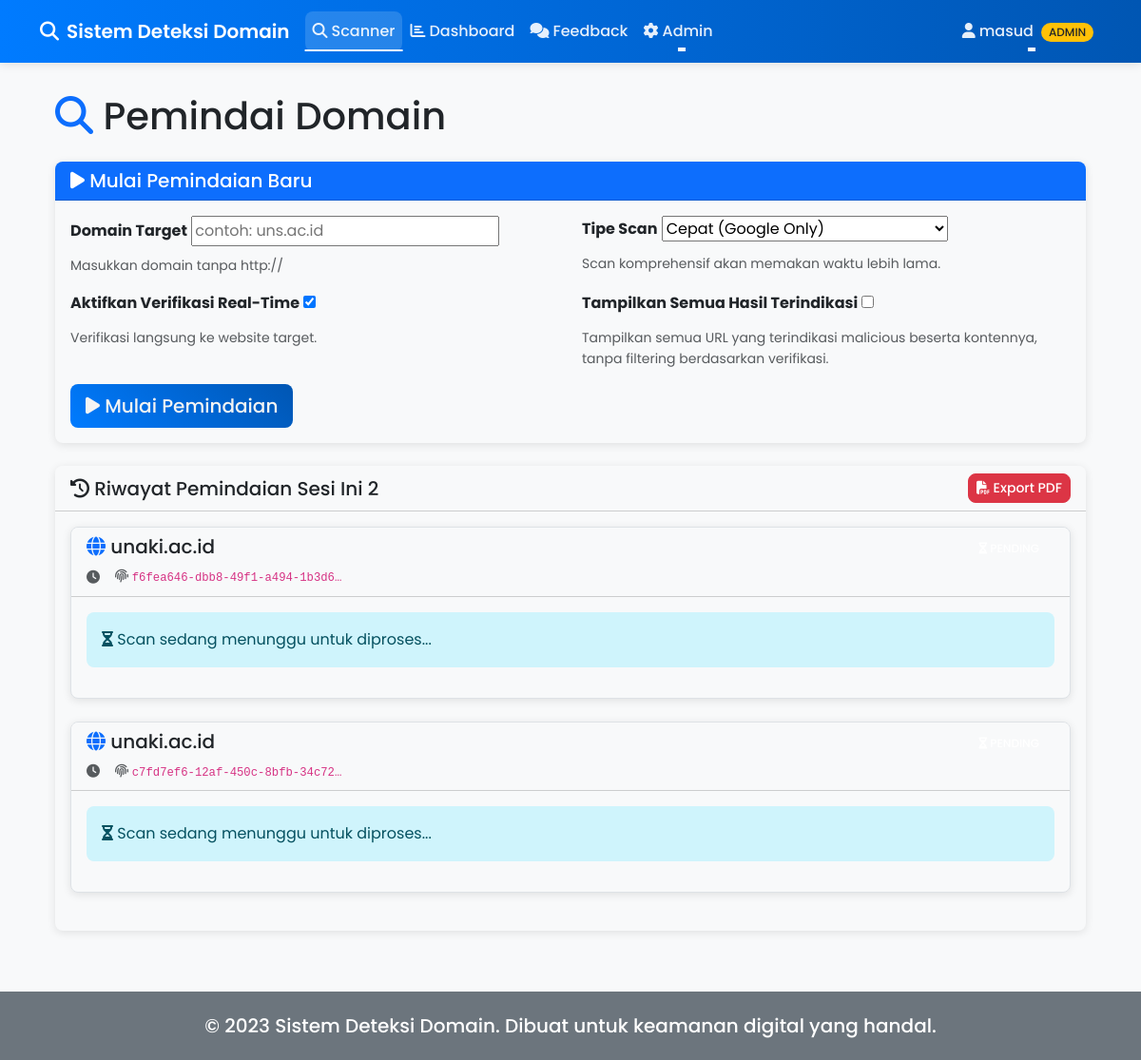
Page /scanner/scan/ (signed in) on the committed database.
### scanner/models.py (models this page shows, shortened)
class CustomUser(AbstractUser):
    ROLE_CHOICES = [
        ('user', 'User'),
        ('moderator', 'Moderator'),
        ('admin', 'Administrator'),
        ('superuser', 'Superuser'),
    ]
    organization_name = models.CharField(max_length=100, blank=True, null=True)
    user_api_key = models.CharField(max_length=255, blank=True, null=True, help_text="SerpApi key milik user/instansi (jika ada)")
    role = models.CharField(
        max_length=20,
        choices=ROLE_CHOICES,
        default='user',
        help_text='Role pengguna untuk kontrol akses'
    )
    is_premium = models.BooleanField(
        default=False,
        help_text='Apakah user memiliki akses premium (permanent storage)'
    )
    @property
    def is_admin(self):
        return self.role in ['admin', 'superuser'] or self.is_superuser

class ScanHistory(models.Model):
    STATUS_CHOICES = [
        ('PENDING', 'Pending'),
        ('PROCESSING', 'Processing'),
        ('COMPLETED', 'Completed'),
        ('FAILED', 'Failed'),
    ]
    scan_id = models.CharField(max_length=100, unique=True, help_text='Unique scan identifier')
    user = models.ForeignKey(
        settings.AUTH_USER_MODEL,
        on_delete=models.CASCADE,
        related_name='scan_histories'
    )
    domain = models.CharField(max_length=255, help_text='Target domain yang di-scan')
    status = models.CharField(
        max_length=20,
        choices=STATUS_CHOICES,
        default='PENDING'
    )
    scan_type = models.CharField(
        max_length=50,
        default='Cepat (Google Only)',
        help_text='Tipe scan yang dilakukan (Cepat/Komprehensif)'
    )
    ran_with_verification = models.BooleanField(
        default=True,
        help_text='Apakah scan dijalankan dengan verifikasi real-time'
    )
    showed_all_results = models.BooleanField(
        default=False,
        help_text='Apakah scan menampilkan semua hasil terindikasi (tanpa filter verifikasi)'
    )
    scan_date = models.DateTimeField(auto_now_add=True, help_text='Tanggal scan dilakukan')
    start_time = models.DateTimeField(auto_now_add=True)
    end_time = models.DateTimeField(null=True, blank=True)
    scan_results_json = models.TextField(null=True, blank=True, help_text='Hasil scan dalam format JSON')
    error_message = models.TextField(null=True, blank=True, help_text='Pesan error jika scan gagal')
    class Meta:
        ordering = ['-start_time']
        verbose_name = 'Scan History'
        verbose_name_plural = 'Scan Histories'

### scanner/views.py (the view)
# urls.py: path('scan/', views.scanner_view, name='scanner_page'),
@login_required
def scanner_view(request):
    if request.method == 'POST':
        form = ScanForm(request.POST)
        if form.is_valid():
            domain = form.cleaned_data['domain']
            scan_type = form.cleaned_data['scan_type']
            enable_verification = form.cleaned_data.get('enable_verification', True)
            show_all_results = form.cleaned_data.get('show_all_results', False)
            try:
                scan_obj = ScanService.create_scan(
                    user=request.user,
                    domain=domain,
                    scan_type=scan_type,
                    enable_verification=enable_verification,
                    show_all_results=show_all_results
                )
                messages.success(request, f'Scanning untuk domain {domain} dimulai di background.')
            except DomainValidationError as e:
                messages.error(request, f'Domain tidak valid: {str(e)}')
            except ScanProcessingError as e:
                messages.error(request, f'Error saat memulai scanning: {str(e)}')
            except Exception as e:
                logger.error(f"Unexpected error in scanner_view: {e}", exc_info=True)
                messages.error(request, f'Terjadi kesalahan: {str(e)}')
            return redirect('scanner:scanner_page')
    else:
        form = ScanForm()
        quota_status = None
        if not request.user.is_superuser:
            from .services import QuotaService
            quota_status = QuotaService.check_quota(request.user)
    user_scans = ScanService.get_user_scans(request.user, limit=None)
    context = {
        'form': form,
        'user_scans': user_scans,
        'quota_status': quota_status,
        'is_premium': request.user.is_premium if hasattr(request.user, 'is_premium') else False,
    }
    return render(request, 'scanner/scanner_page.html', context)

### scanner/templates/scanner/scanner_page.html (shortened to what this page needs)
{% extends "scanner/base.html" %}
{% block content %}
    <div class="container-fluid">
        <div class="row">
            <div class="col-12">
                <h1 class="mb-4">
                    <i class="fas fa-search text-primary"></i> Pemindai Domain
                </h1>
                <div class="card mb-4">
                    <div class="card-header bg-primary text-white">
                        <h5 class="mb-0"><i class="fas fa-play"></i> Mulai Pemindaian Baru</h5>
                    </div>
                    <div class="card-body">
                        <form method="post">
                            <div class="row">
                                {% for field in form %}
                                <div class="col-md-6 mb-3">
                                    <label for="{{ field.id_for_label }}" class="form-label fw-bold">{{ field.label }}</label>
                                    {{ field }}
                                    {% if field.help_text %}
                                    <div class="form-text">{{ field.help_text }}</div>
                                    {% endif %}
                                </div>
                                {% endfor %}
                            </div>
                            <button type="submit" class="btn btn-scan btn-lg" style="color: #f3f3f3;">
                                <i class="fas fa-play"></i> Mulai Pemindaian
                            </button>
                        </form>
                    </div>
                </div>
                <div class="card">
                    <div class="card-header bg-light">
                        <div class="d-flex justify-content-between align-items-center">
                            <h5 class="mb-0 font-weight-bold">
                                <i class="fas fa-history"></i> Riwayat Pemindaian Sesi Ini
                                {% if user_scans %}
                                    <span class=" badge-secondary ml-2">{{ user_scans|length }}</span>
                                {% endif %}
                            </h5>
                            <a href="{% url 'scanner:export_history_pdf' %}" class="btn btn-sm btn-danger" title="Ekspor semua scan history ke PDF">
                                <i class="fas fa-file-pdf"></i> Export PDF
                            </a>
                        </div>
                    </div>
                    <div class="card-body">
                        {% if user_scans %}
                            {% for scan_id, data in user_scans.items %}
                                <div class="card mb-4 border result-item">
                                    <div class="card-header bg-light">
                                        <div class="d-flex justify-content-between align-items-start flex-wrap">
                                            <div class="flex-grow-1 mb-2 mb-md-0">
                                                <h5 class="mb-2 font-weight-bold">
                                                    <i class="fas fa-globe text-primary"></i> {{ data.domain }}
                                                </h5>
                                                <div class="d-flex flex-wrap gap-3 align-items-center">
                                                    <small class="text-muted">
                                                        <i class="fas fa-clock"></i> {{ data.start_time|date:"d M Y, H:i" }}
                                                    </small>
                                                    <small class="text-muted">
                                                        <i class="fas fa-fingerprint"></i> <code>{{ scan_id|truncatechars:30 }}</code>
                                                    </small>
                                                </div>
                                            </div>
                                            <div class="d-flex gap-2 align-items-center">
                                                {% if data.status == 'processing' %}
                                                    <span class="badge badge-warning px-3 py-2">
                                                        <i class="fas fa-spinner fa-spin"></i> PROCESSING
                                                    </span>
                                                {% elif data.status == 'pending' %}
                                                    <span class="badge badge-secondary px-3 py-2">
                                                        <i class="fas fa-hourglass-half"></i> PENDING
                                                    </span>
                                                {% elif data.status == 'failed' %}
                                                    <span class="badge badge-danger px-3 py-2">
                                                        <i class="fas fa-times-circle"></i> FAILED
                                                    </span>
                                                {% endif %}
                                            </div>
                                        </div>
                                    </div>
                                    <div class="card-body">
                                        {% if data.status == 'processing' %}
                                            <div class="scan-progress-container" id="progress-container-{{ scan_id }}" data-scan-id="{{ scan_id }}" data-status="{{ data.status }}">
                                                <div class="progress mb-2" style="height: 25px;">
                                                    <div class="progress-bar progress-bar-striped progress-bar-animated bg-warning"
                                                         role="progressbar"
                                                         id="progress-bar-{{ scan_id }}"
                                                         style="width: 5%"
                                                         aria-valuenow="5"
                                                         aria-valuemin="0"
                                                         aria-valuemax="100">
                                                        <span class="font-weight-bold">Memproses...</span>
                                                    </div>
                                                </div>
                                                <small id="progress-message-{{ scan_id }}" class="text-muted">
                                                    <i class="fas fa-cog fa-spin"></i> Memulai scan...
                                                </small>
                                            </div>
                                        {% elif data.status == 'pending' %}
                                            <div class="alert alert-info">
                                                <i class="fas fa-hourglass-half"></i> Scan sedang menunggu untuk diproses...
                                            </div>
                                        {% endif %}
                                    </div>
                                </div>
                            {% endfor %}
                        {% else %}
                            <div class="alert alert-info text-center py-4">
                                <i class="fas fa-info-circle fa-2x mb-2"></i>
                                <h5>Belum ada pemindaian</h5>
                                <p class="mb-0">Lakukan scan domain di form di atas untuk melihat hasil di sini.</p>
                            </div>
                        {% endif %}
                    </div>
                </div>
            </div>
        </div>
    </div>
{% endblock %}

### scanner/templates/scanner/base.html (shortened to what this page needs)
<!DOCTYPE html>
<html lang="en">
<head>
    <link href="https://cdn.jsdelivr.net/npm/bootstrap@5.3.0/dist/css/bootstrap.min.css" rel="stylesheet">
    <link href="https://cdnjs.cloudflare.com/ajax/libs/font-awesome/6.4.0/css/all.min.css" rel="stylesheet">
</head>
<body>
    <nav class="navbar navbar-expand-lg navbar-dark">
        <div class="container">
            <a class="navbar-brand" href="{% url 'scanner:scanner_page' %}">
                <i class="fas fa-search me-2"></i>Sistem Deteksi Domain
            </a>
            <div class="collapse navbar-collapse" id="navbarNav">
                <ul class="navbar-nav me-auto">
                    <li class="nav-item">
                        <a class="nav-link {% if request.resolver_match.url_name == 'scanner_page' %}active{% endif %}"
                           href="{% url 'scanner:scanner_page' %}">
                            <i class="fas fa-search me-1"></i>Scanner
                        </a>
                    </li>
                    <li class="nav-item">
                        <a class="nav-link {% if request.resolver_match.url_name == 'dashboard' %}active{% endif %}"
                           href="{% url 'scanner:dashboard' %}">
                            <i class="fas fa-chart-bar me-1"></i>Dashboard
                        </a>
                    </li>
                    <li class="nav-item">
                        <a class="nav-link {% if request.resolver_match.url_name == 'feedback' %}active{% endif %}"
                           href="{% url 'scanner:feedback' %}">
                            <i class="fas fa-comments me-1"></i>Feedback
                        </a>
                    </li>
                    {% if user.is_admin %}
                    <li class="nav-item dropdown">
                        <a class="nav-link dropdown-toggle "
                           href="#" id="adminDropdown" role="button" data-bs-toggle="dropdown" aria-expanded="false">
                            <i class="fas fa-cog me-1"></i>Admin
                        </a>
                    </li>
                    {% endif %}
                </ul>
                <ul class="navbar-nav">
                    <li class="nav-item dropdown">
                        <a class="nav-link dropdown-toggle" href="#" id="userDropdown" role="button" data-bs-toggle="dropdown" aria-expanded="false">
                            <i class="fas fa-user me-1"></i>{{ user.username }}
                            {% if user.is_admin %}
                                <span class="badge bg-warning text-dark ms-1">ADMIN</span>
                            {% else %}
                                <span class="badge bg-info text-white ms-1">CLIENT</span>
                            {% endif %}
                        </a>
                    </li>
                </ul>
            </div>
        </div>
    </nav>
    <main class="container main-content">
        {% block content %}{% endblock %}
    </main>
    <footer>
        <div class="container">
            <h5>&copy; 2023 Sistem Deteksi Domain. Dibuat untuk keamanan digital yang handal.</h5>
        </div>
    </footer>
</body>
</html>

### rows in the picture
CustomUser: username "masud"
ScanHistory: domain "unaki.ac.id", user_scans "f6fea646-dbb8-49f1-a494-1b3d6…"
ScanHistory: domain "unaki.ac.id", user_scans "c7fd7ef6-12af-450c-8bfb-34c72…"

### other values in the picture
{{ field.label }} "Domain Target" "Tipe Scan" "Aktifkan Verifikasi Real-Time" "Tampilkan Semua Hasil Terindikasi"
{{ field.help_text }} "Masukkan domain tanpa http://" "Scan komprehensif akan memakan waktu lebih lama." "Verifikasi langsung ke website target." "Tampilkan semua URL yang terindikasi malicious beserta kontennya, tanpa filtering berdasarkan verifikasi."
{{ user_scans|length }} "2"
